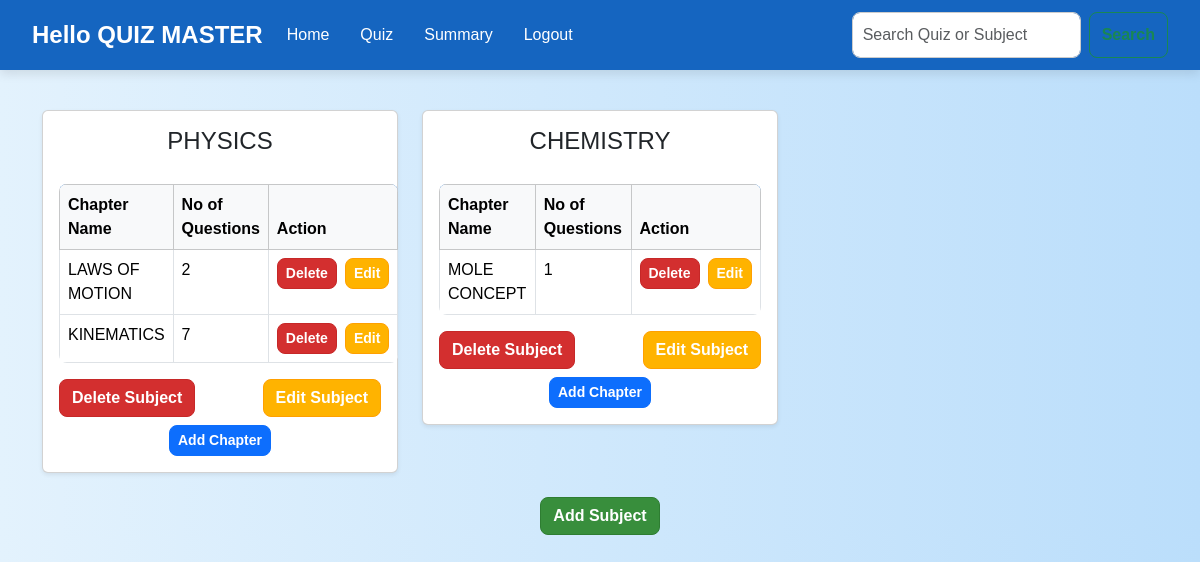
/admin_dashboard (signed in), run on the app's committed database.
### app.py (models this page shows)
class Subject(db.Model):
    id = db.Column(db.Integer, primary_key=True)
    name = db.Column(db.String(100), unique=True, nullable=False)
    description = db.Column(db.Text, nullable=True)
    chapters = db.relationship('Chapter', back_populates='subject', lazy=True)

class Chapter(db.Model):
    id = db.Column(db.Integer, primary_key=True)
    name = db.Column(db.String(100), nullable=False)
    description = db.Column(db.Text)
    subject_id = db.Column(db.Integer, db.ForeignKey('subject.id'), nullable=False)
    quizzes = db.relationship('Quiz', back_populates='chapter')
    subject = db.relationship('Subject', back_populates='chapters')

### app.py (the view, shortened to what this page needs)
@app.route('/admin_dashboard', methods=['GET', 'POST'])
def admin_dashboard():
    if 'admin' not in session:
        return redirect(url_for('adminlogin'))
    all_subjects = Subject.query.all()
    all_chapters = Chapter.query.all()
    subject_data = []
    for subject in all_subjects:
        chapters = Chapter.query.filter_by(subject_id=subject.id).all()
        chapter_ids = [chapter.id for chapter in chapters]
        total_questions = Question.query.join(Quiz).filter(Quiz.chapter_id.in_(chapter_ids)).count()
        subject_data.append({
            'id': subject.id,
            'name': subject.name,
            'description': subject.description,
            'chapters': [chapter.name for chapter in chapters],
            'question_count': total_questions
        })
    chapter_question_counts = {chapter.id: Question.query.join(Quiz).filter(Quiz.chapter_id == chapter.id).count() for chapter in all_chapters}
    return render_template(
        'admin_dashboard.html',
        all_subjects=all_subjects,
        all_chapters=all_chapters,
        subject_data=subject_data,
        chapter_question_counts=chapter_question_counts
    )

### templates/admin_dashboard.html (shortened to what this page needs)
<!DOCTYPE html>
<html lang="en">
<head>
    <link rel="stylesheet" href="https://cdn.jsdelivr.net/npm/bootstrap@5.3.3/dist/css/bootstrap.min.css">
    <link rel="stylesheet" href="https://cdnjs.cloudflare.com/ajax/libs/font-awesome/6.0.0-beta3/css/all.min.css">
    <link rel="stylesheet" href="/static/style.css">
</head>
<body>
    <header>
        <nav class="navbar navbar-expand-lg bg-light">
            <div class="container-fluid">
                <a class="navbar-brand" href="/admindashboard">Hello QUIZ MASTER </a>
                <div class="collapse navbar-collapse" id="navbarSupportedContent">
                    <ul class="navbar-nav me-auto mb-2 mb-lg-0">
                        <li class="nav-item"><a class="nav-link" href="{{ url_for('admin_dashboard') }}">Home</a></li>
                        <li class="nav-item"><a class="nav-link" href="{{ url_for('quizmanagement') }}">Quiz</a></li>
                        <li class="nav-item"><a class="nav-link" href="{{url_for('admin_summary')}}">Summary</a></li>
                        <li class="nav-item"><a class="nav-link" href="{{ url_for('index') }}">Logout</a></li>
                    </ul>
                    <form class="d-flex" method="get" action="{{ url_for('search') }}">
                        <input class="form-control me-2" type="text" name="query" placeholder="Search Quiz or Subject" aria-label="Search">
                        <button class="btn btn-outline-success" type="submit">Search</button>
                    </form>
                </div>
            </div>
        </nav>
    </header>
    <main>
        <div class="container">
            <div class="row">
                {% for subject in all_subjects %}
                <div class="col-md-6 col-lg-4">
                    <div class="card shadow-sm p-3 mb-4 bg-white rounded">
                        <h4 class="text-center">{{ subject.name }}</h4>
                        <table class="table table-bordered">
                            <thead class="table-light">
                                <tr>
                                    <th>Chapter Name</th>
                                    <th>No of Questions</th>
                                    <th>Action</th>
                                </tr>
                            </thead>
                            <tbody>
                                {% for chapter in subject.chapters %}
                                <tr>
                                    <td>{{ chapter.name }}</td>
                                    <td>{{ chapter_question_counts[chapter.id] }}</td>
                                    <td>
                                        <div class="d-flex gap-2">
                                            <form action="{{ url_for('delete_chapter',subject_id=chapter.subject_id, chapter_id=chapter.id) }}" method="post">
                                                <button type="submit" class="btn btn-danger btn-sm">Delete</button>
                                            </form>
                                            <button type="button" class="btn btn-warning btn-sm" data-bs-toggle="modal" data-bs-target="#editChapterModal{{ chapter.id }}">Edit</button>
                                        </div>
                                    </td>
                                </tr>
                                {% else %}
                                <tr>
                                    <td colspan="3" class="text-center text-muted">No chapters available</td>
                                </tr>
                                {% endfor %}
                            </tbody>
                        </table>
                        <div class="d-flex justify-content-between">
                            <form action="{{ url_for('delete_subject', subject_id=subject.id) }}" method="post">
                                <button type="submit" class="btn btn-danger">Delete Subject</button>
                            </form>
                            <button type="button" class="btn btn-warning" data-bs-toggle="modal" data-bs-target="#editSubjectModal{{ subject.id }}">Edit Subject</button>
                        </div>
                        <div class="text-center mt-2">
                            <button type="button" class="btn btn-primary btn-sm" data-bs-toggle="modal" data-bs-target="#addChapterModal{{ subject.id }}">
                                Add Chapter
                            </button>
                        </div>
                    </div>
                </div>
                {% endfor %}
            </div>
            <div class="text-center">
                <button type="button" class="btn btn-success" data-bs-toggle="modal" data-bs-target="#addSubjectModal">Add Subject</button>
            </div>
        </div>
    </main>
</body>
</html>

### static/style.css (style rules this page uses)
body { background: linear-gradient(to right, #e3f2fd, #bbdefb); font-family: 'Poppins', sans-serif; color: #333; }
.navbar { background-color: #1565c0 !important; padding: 12px 20px; box-shadow: 0px 4px 10px rgba(0, 0, 0, 0.1); }
.navbar-brand { font-size: 1.5rem; font-weight: bold; color: #fff !important; }
.navbar-nav .nav-link { color: #fff !important; font-size: 1rem; margin-right: 15px; transition: all 0.3s ease-in-out; }
.container { margin-top: 40px; }
.table { margin-top: 20px; border-radius: 8px; overflow: hidden; }
.table thead { background: #1565c0; color: white; font-size: 1rem; }
.table tbody tr { transition: background 0.3s; }
.btn { border-radius: 8px; transition: all 0.3s ease-in-out; font-weight: bold; }
.btn-warning { background-color: #ffb300; border-color: #ffa000; color: white; }
.btn-danger { background-color: #d32f2f; border-color: #c62828; color: white; }
.btn-success { background-color: #388e3c; border-color: #2e7d32; color: white; }
.form-control { border-radius: 8px; border: 1px solid #ccc; padding: 10px; font-size: 1rem; }

### data on the page
Subject: name "PHYSICS"
Chapter: name "LAWS OF MOTION", chapter_question_counts "2"
Chapter: name "KINEMATICS", chapter_question_counts "7"
Subject: name "CHEMISTRY"
Chapter: name "MOLE CONCEPT", chapter_question_counts "1"
